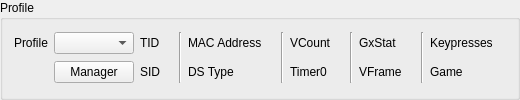
    <widget class="QGroupBox" name="groupBoxProfile">
     <property name="title">
      <string>Profile</string>
     </property>
     <layout class="QGridLayout" name="gridLayout_5">
      <item row="0" column="0">
       <widget class="QLabel" name="labelProfile">
        <property name="text">
         <string>Profile</string>
        </property>
       </widget>
      </item>
      <item row="0" column="1">
       <widget class="QComboBox" name="comboBoxProfiles"/>
      </item>
      <item row="1" column="1">
       <widget class="QPushButton" name="pushButtonProfileManager">
        <property name="text">
         <string>Manager</string>
        </property>
       </widget>
      </item>
      <item row="0" column="2">
       <widget class="QLabel" name="labelProfileTID">
        <property name="text">
         <string>TID</string>
        </property>
       </widget>
      </item>
      <item row="0" column="3">
       <widget class="QLabel" name="labelProfileTIDValue"/>
      </item>
      <item row="1" column="2">
       <widget class="QLabel" name="labelProfileSID">
        <property name="text">
         <string>SID</string>
        </property>
       </widget>
      </item>
      <item row="1" column="3">
       <widget class="QLabel" name="labelProfileSIDValue"/>
      </item>
      <item row="0" column="4" rowspan="2">
       <widget class="Line" name="line_4">
        <property name="orientation">
         <enum>Qt::Orientation::Vertical</enum>
        </property>
       </widget>
      </item>
      <item row="0" column="5">
       <widget class="QLabel" name="labelProfileMACAddress">
        <property name="text">
         <string>MAC Address</string>
        </property>
       </widget>
      </item>
      <item row="0" column="6">
       <widget class="QLabel" name="labelProfileMACAddressValue"/>
      </item>
      <item row="1" column="5">
       <widget class="QLabel" name="labelProfileDSType">
        <property name="text">
         <string>DS Type</string>
        </property>
       </widget>
      </item>
      <item row="1" column="6">
       <widget class="QLabel" name="labelProfileDSTypeValue"/>
      </item>
      <item row="0" column="7" rowspan="2">
       <widget class="Line" name="line_3">
        <property name="orientation">
         <enum>Qt::Orientation::Vertical</enum>
        </property>
       </widget>
      </item>
      <item row="0" column="8">
       <widget class="QLabel" name="labelProfileVCount">
        <property name="text">
         <string>VCount</string>
        </property>
       </widget>
      </item>
      <item row="0" column="9">
       <widget class="QLabel" name="labelProfileVCountValue"/>
      </item>
      <item row="1" column="8">
       <widget class="QLabel" name="labelProfileTimer0">
        <property name="text">
         <string>Timer0</string>
        </property>
       </widget>
      </item>
      <item row="1" column="9">
       <widget class="QLabel" name="labelProfileTimer0Value"/>
      </item>
      <item row="0" column="10" rowspan="2">
       <widget class="Line" name="line_2">
        <property name="orientation">
         <enum>Qt::Orientation::Vertical</enum>
        </property>
       </widget>
      </item>
      <item row="0" column="11">
       <widget class="QLabel" name="labelProfileGxStat">
        <property name="text">
         <string>GxStat</string>
        </property>
       </widget>
      </item>
      <item row="0" column="12">
       <widget class="QLabel" name="labelProfileGxStatValue"/>
      </item>
      <item row="1" column="11">
       <widget class="QLabel" name="labelProfileVFrame">
        <property name="text">
         <string>VFrame</string>
        </property>
       </widget>
      </item>
      <item row="1" column="12">
       <widget class="QLabel" name="labelProfileVFrameValue"/>
      </item>
      <item row="0" column="13" rowspan="2">
       <widget class="Line" name="line">
        <property name="orientation">
         <enum>Qt::Orientation::Vertical</enum>
        </property>
       </widget>
      </item>
      <item row="0" column="14">
       <widget class="QLabel" name="labelProfileKeypresses">
        <property name="text">
         <string>Keypresses</string>
        </property>
       </widget>
      </item>
      <item row="0" column="15">
       <widget class="QLabel" name="labelProfileKeypressesValue"/>
      </item>
      <item row="1" column="14">
       <widget class="QLabel" name="labelProfileGame">
        <property name="text">
         <string>Game</string>
        </property>
       </widget>
      </item>
      <item row="1" column="15">
       <widget class="QLabel" name="labelProfileGameValue"/>
      </item>
     </layout>
    </widget>
